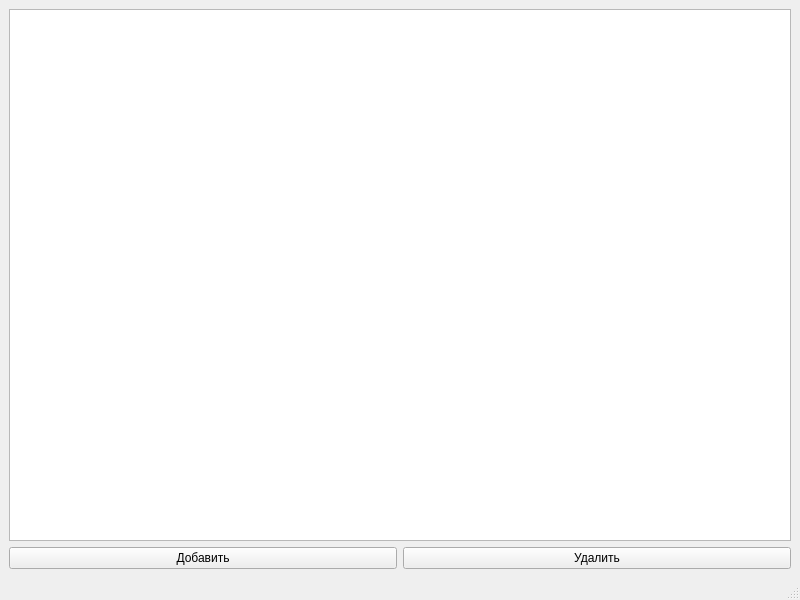
<?xml version="1.0" encoding="UTF-8"?>
<ui version="4.0">
 <class>MainWindow</class>
 <widget class="QMainWindow" name="MainWindow">
  <property name="geometry">
   <rect>
    <x>0</x>
    <y>0</y>
    <width>800</width>
    <height>600</height>
   </rect>
  </property>
  <property name="windowTitle">
   <string>MainWindow</string>
  </property>
  <widget class="QWidget" name="centralwidget">
   <layout class="QGridLayout" name="gridLayout">
    <item row="0" column="0" colspan="2">
     <widget class="QTableView" name="tableView"/>
    </item>
    <item row="1" column="0">
     <widget class="QPushButton" name="pushButton">
      <property name="text">
       <string>Добавить</string>
      </property>
     </widget>
    </item>
    <item row="1" column="1">
     <widget class="QPushButton" name="pushButton_2">
      <property name="text">
       <string>Удалить</string>
      </property>
     </widget>
    </item>
   </layout>
  </widget>
  <widget class="QMenuBar" name="menubar">
   <property name="geometry">
    <rect>
     <x>0</x>
     <y>0</y>
     <width>800</width>
     <height>26</height>
    </rect>
   </property>
  </widget>
  <widget class="QStatusBar" name="statusbar"/>
 </widget>
 <resources/>
 <connections/>
</ui>
